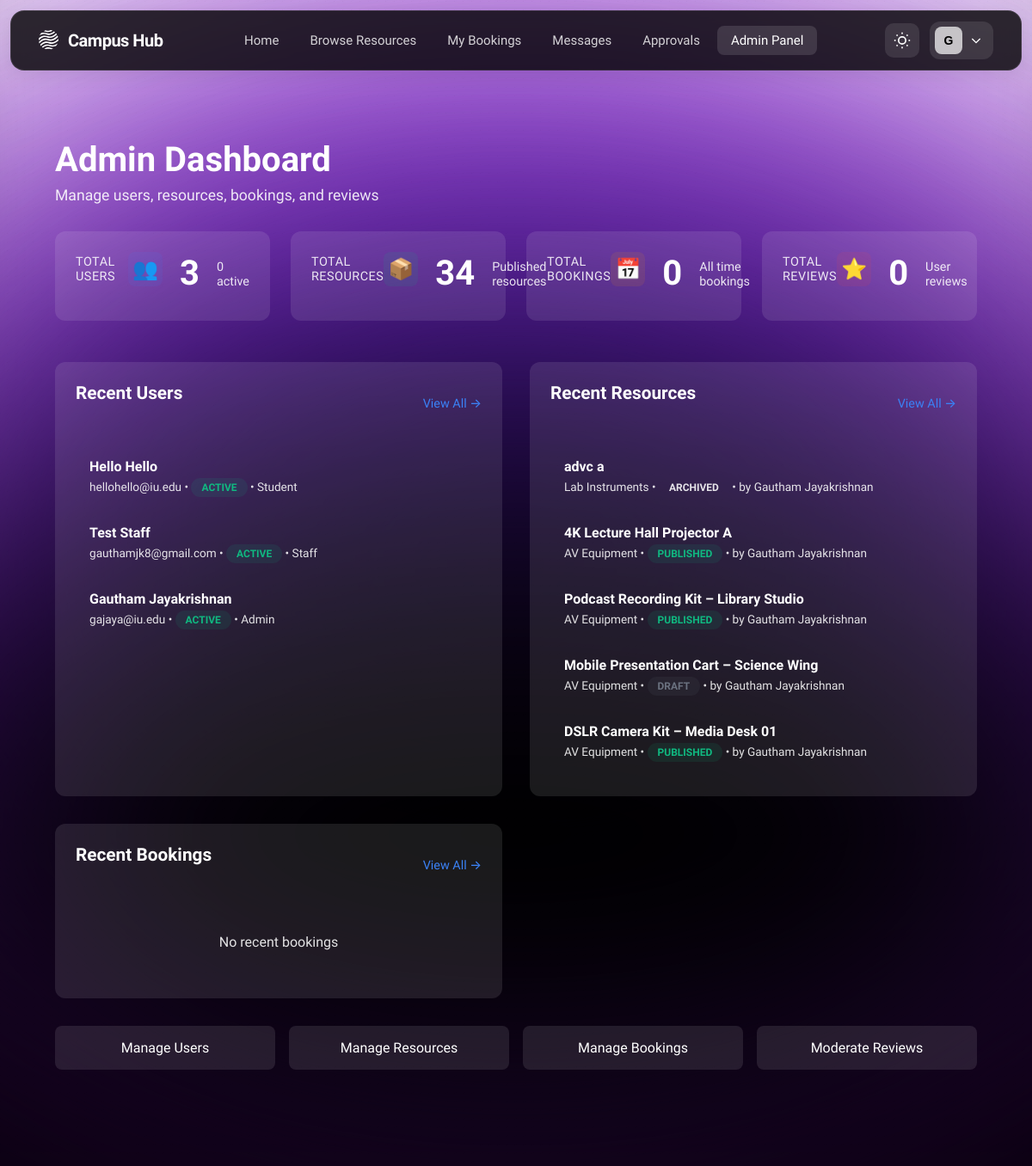
The page /admin/dashboard (signed in) on the database its author committed.
### tables this page shows
CREATE TABLE users (
    user_id INTEGER PRIMARY KEY AUTOINCREMENT,
    name TEXT NOT NULL,
    email TEXT NOT NULL UNIQUE,
    password_hash TEXT NOT NULL,
    role TEXT NOT NULL CHECK (role IN ('student','staff','admin')),
    profile_image TEXT,
    department_id INTEGER REFERENCES departments(department_id),
    email_verified BOOLEAN NOT NULL DEFAULT 0,
    verification_token TEXT,
    verification_token_expires DATETIME,
    reset_password_token TEXT,
    reset_password_expires DATETIME,
    created_at DATETIME DEFAULT CURRENT_TIMESTAMP,
    updated_at DATETIME
, is_banned INTEGER DEFAULT 0, last_login TIMESTAMP);

CREATE TABLE resources (
    resource_id INTEGER PRIMARY KEY AUTOINCREMENT,
    owner_type TEXT NOT NULL CHECK (owner_type IN ('user','group')),
    owner_id INTEGER NOT NULL,  -- Polymorphic FK: user_id when owner_type='user', group_id when owner_type='group'
    title TEXT NOT NULL,
    description TEXT,
    category_id INTEGER REFERENCES resource_categories(category_id),
    location TEXT,
    capacity INTEGER CHECK (capacity > 0 OR capacity IS NULL),  -- NULL for resources without capacity limits
    status TEXT NOT NULL DEFAULT 'draft' CHECK (status IN ('draft','published','archived')),
    availability_mode TEXT NOT NULL DEFAULT 'rules' CHECK (availability_mode IN ('rules','open','by-request')),
    requires_approval BOOLEAN NOT NULL DEFAULT 0,
    created_at DATETIME DEFAULT CURRENT_TIMESTAMP,
    updated_at DATETIME
, images TEXT, availability_rules TEXT);

CREATE TABLE resource_categories (
    category_id INTEGER PRIMARY KEY AUTOINCREMENT,
    name TEXT NOT NULL,
    description TEXT,
    icon TEXT,
    created_at DATETIME DEFAULT CURRENT_TIMESTAMP
);

### src/controllers/admin_controller.py (the view)
@admin_bp.route('/dashboard')
@login_required
@role_required('admin')
def dashboard():
    try:
        stats = {
            'total_users': UserDAL.count_all_users(),
            'active_users': UserDAL.count_active_users(),
            'pending_users': UserDAL.count_pending_users(),
            'total_resources': ResourceDAL.count_all_resources(),
            'pending_resources': ResourceDAL.count_pending_resources(),
            'total_bookings': BookingDAL.count_all_bookings(),
            'pending_bookings': BookingDAL.count_pending_bookings(),
            'total_reviews': ReviewDAL.count_all_reviews(),
            'pending_reviews': ReviewDAL.count_pending_reviews()
        }
        recent_users = UserDAL.get_recent_users(limit=5)
        recent_resources = ResourceDAL.get_recent_resources(limit=5)
        recent_bookings = BookingDAL.get_recent_bookings(limit=5)
        return render_template(
            'admin/dashboard.html',
            stats=stats,
            recent_users=recent_users,
            recent_resources=recent_resources,
            recent_bookings=recent_bookings
        )
    except Exception as e:
        logger.error(f"Error loading admin dashboard: {str(e)}", exc_info=True)
        flash('Error loading dashboard.', 'danger')
        return redirect(url_for('main.index'))

### src/templates/admin/dashboard.html (shortened to what this page needs)
{% extends 'base.html' %}
{% block content %}
<div class="admin-container">
    <div class="admin-header">
        <h1>Admin Dashboard</h1>
        <p>Manage users, resources, bookings, and reviews</p>
    </div>
    <div class="stats-grid">
        <div class="stat-card">
            <div class="stat-header">
                <span class="stat-title">Total Users</span>
                <div class="stat-icon users">👥</div>
            </div>
            <div class="stat-value">{{ stats.total_users }}</div>
            <div class="stat-label">{{ stats.active_users }} active</div>
        </div>
        <div class="stat-card">
            <div class="stat-header">
                <span class="stat-title">Total Resources</span>
                <div class="stat-icon resources">📦</div>
            </div>
            <div class="stat-value">{{ stats.total_resources }}</div>
            <div class="stat-label">Published resources</div>
        </div>
        <div class="stat-card">
            <div class="stat-header">
                <span class="stat-title">Total Bookings</span>
                <div class="stat-icon bookings">📅</div>
            </div>
            <div class="stat-value">{{ stats.total_bookings }}</div>
            <div class="stat-label">All time bookings</div>
        </div>
        <div class="stat-card">
            <div class="stat-header">
                <span class="stat-title">Total Reviews</span>
                <div class="stat-icon reviews">⭐</div>
            </div>
            <div class="stat-value">{{ stats.total_reviews }}</div>
            <div class="stat-label">User reviews</div>
        </div>
    </div>
    <div class="sections-grid">
        <div class="section-card">
            <div class="section-header">
                <h2 class="section-title">Recent Users</h2>
                <a href="{{ url_for('admin.users') }}" class="view-all-link">View All →</a>
            </div>
            {% if recent_users %}
            <ul class="recent-list">
                {% for user in recent_users %}
                <li class="recent-item">
                    <div class="item-title">{{ user.name }}</div>
                    <div class="item-meta">
                        {{ user.email }} •
                        <span class="status-badge {{ user.status }}">{{ user.status }}</span> •
                        {{ user.role.capitalize() }}
                    </div>
                </li>
                {% endfor %}
            </ul>
            {% else %}
            <div class="empty-state">No recent users</div>
            {% endif %}
        </div>
        <div class="section-card">
            <div class="section-header">
                <h2 class="section-title">Recent Resources</h2>
                <a href="{{ url_for('admin.resources') }}" class="view-all-link">View All →</a>
            </div>
            {% if recent_resources %}
            <ul class="recent-list">
                {% for resource in recent_resources %}
                <li class="recent-item">
                    <div class="item-title">{{ resource.title }}</div>
                    <div class="item-meta">
                        {{ resource.category }} •
                        <span class="status-badge {{ resource.status }}">{{ resource.status }}</span> •
                        by {{ resource.owner_name }}
                    </div>
                </li>
                {% endfor %}
            </ul>
            {% else %}
            <div class="empty-state">No recent resources</div>
            {% endif %}
        </div>
        <div class="section-card">
            <div class="section-header">
                <h2 class="section-title">Recent Bookings</h2>
                <a href="{{ url_for('admin.bookings') }}" class="view-all-link">View All →</a>
            </div>
            {% if recent_bookings %}
            <ul class="recent-list">
                {% for booking in recent_bookings %}
                <li class="recent-item">
                    <div class="item-title">{{ booking.resource_title }}</div>
                    <div class="item-meta">
                        by {{ booking.user_name }} •
                        <span class="status-badge {{ booking.status }}">{{ booking.status }}</span>
                    </div>
                </li>
                {% endfor %}
            </ul>
            {% else %}
            <div class="empty-state">No recent bookings</div>
            {% endif %}
        </div>
    </div>
    <div class="quick-actions">
        <a href="{{ url_for('admin.users') }}" class="action-btn">Manage Users</a>
        <a href="{{ url_for('admin.resources') }}" class="action-btn">Manage Resources</a>
        <a href="{{ url_for('admin.bookings') }}" class="action-btn">Manage Bookings</a>
        <a href="{{ url_for('admin.reviews') }}" class="action-btn">Moderate Reviews</a>
    </div>
</div>
{% endblock %}

### src/templates/base.html (shortened to what this page needs)
<!DOCTYPE html>
<html lang="en" data-theme="dark">
<head>
    <link rel="stylesheet" href="{{ url_for('static', filename='css/home.css') }}">
</head>
<body>
    <div class="background-effects">
        <div class="blur-white"></div>
        <div class="gradient-ellipse-1">
            <div style="position: absolute; inset: -31.25% -24.81%;">
            </div>
        </div>
        <div class="gradient-ellipse-2">
            <div style="position: absolute; inset: -41.49% -30.77%;">
            </div>
        </div>
        <div class="gradient-ellipse-3">
            <div style="position: absolute; inset: -62.11% -38.17%;">
            </div>
        </div>
        <div class="gradient-ellipse-4">
            <div style="position: absolute; inset: -37.04% -24.07%;">
            </div>
        </div>
        <div class="noise-texture"></div>
    </div>
    <nav class="navbar">
        <div class="navbar-container">
            <div class="navbar-left">
                <a href="{{ url_for('main.index') }}" class="navbar-logo">
                    <span class="logo-text">Campus Hub</span>
                </a>
            </div>
            <div class="navbar-center">
                <a href="{{ url_for('main.index') }}" class="nav-link {% if request.endpoint == 'main.index' %}active{% endif %}">Home</a>
                <a href="{{ url_for('resource.index') }}" class="nav-link {% if request.endpoint and request.endpoint.startswith('resource.') %}active{% endif %}">Browse Resources</a>
                {% if current_user.is_authenticated %}
                    <a href="{{ url_for('booking.index') }}" class="nav-link {% if request.endpoint and request.endpoint.startswith('booking.') and request.endpoint != 'booking.pending_approvals' %}active{% endif %}">My Bookings</a>
                    <a href="{{ url_for('message.inbox') }}" class="nav-link {% if request.endpoint and request.endpoint.startswith('message.') %}active{% endif %}" style="position: relative;">
                        Messages
                    </a>
                    {% if current_user.role in ['staff', 'admin'] %}
                        <a href="{{ url_for('booking.pending_approvals') }}" class="nav-link {% if request.endpoint == 'booking.pending_approvals' %}active{% endif %}" style="position: relative;">
                            Approvals
                        </a>
                    {% endif %}
                    {% if current_user.role == 'admin' %}
                        <a href="{{ url_for('admin.dashboard') }}" class="nav-link {% if request.endpoint and request.endpoint.startswith('admin.') %}active{% endif %}">Admin Panel</a>
                    {% endif %}
                {% endif %}
            </div>
            <div class="navbar-right">
                <button class="theme-toggle" onclick="toggleTheme()" aria-label="Toggle theme">
                </button>
                {% if current_user.is_authenticated %}
                <div class="account-dropdown">
                    <button class="account-button" onclick="toggleAccountMenu()">
                        <div class="account-avatar">
                            {{ current_user.name[0].upper() }}
                        </div>
                        <svg class="chevron-icon" fill="none" stroke="currentColor" stroke-width="2" viewBox="0 0 24 24">
                            <path d="M19 9l-7 7-7-7"/>
                        </svg>
                    </button>
                </div>
                {% endif %}
            </div>
        </div>
    </nav>
    <main class="main-content">
        {% block content %}{% endblock %}
    </main>
</body>
</html>

### rows shown on the page
users: name "G", name "Gautham Jayakrishnan", email "gajaya@iu.edu", status "ACTIVE", role "Admin"
users: name "Hello Hello", email "hellohello@iu.edu", status "ACTIVE", role "Student"
users: name "Test Staff", email "gauthamjk8@gmail.com", status "ACTIVE", role "Staff"
resources: title "advc a", category "Lab Instruments", status "ARCHIVED", owner_name "Gautham Jayakrishnan"
resources: title "4K Lecture Hall Projector A", category "AV Equipment", status "PUBLISHED", owner_name "Gautham Jayakrishnan"
resources: title "Podcast Recording Kit – Library Studio", category "AV Equipment", status "PUBLISHED", owner_name "Gautham Jayakrishnan"
resources: title "Mobile Presentation Cart – Science Wing", category "AV Equipment", status "DRAFT", owner_name "Gautham Jayakrishnan"
resources: title "DSLR Camera Kit – Media Desk 01", category "AV Equipment", status "PUBLISHED", owner_name "Gautham Jayakrishnan"

### other values the page prints
{{ stats.total_users }} "3"
{{ stats.active_users }} "0"
{{ stats.total_resources }} "34"
{{ stats.total_bookings }} "0"
{{ stats.total_reviews }} "0"
